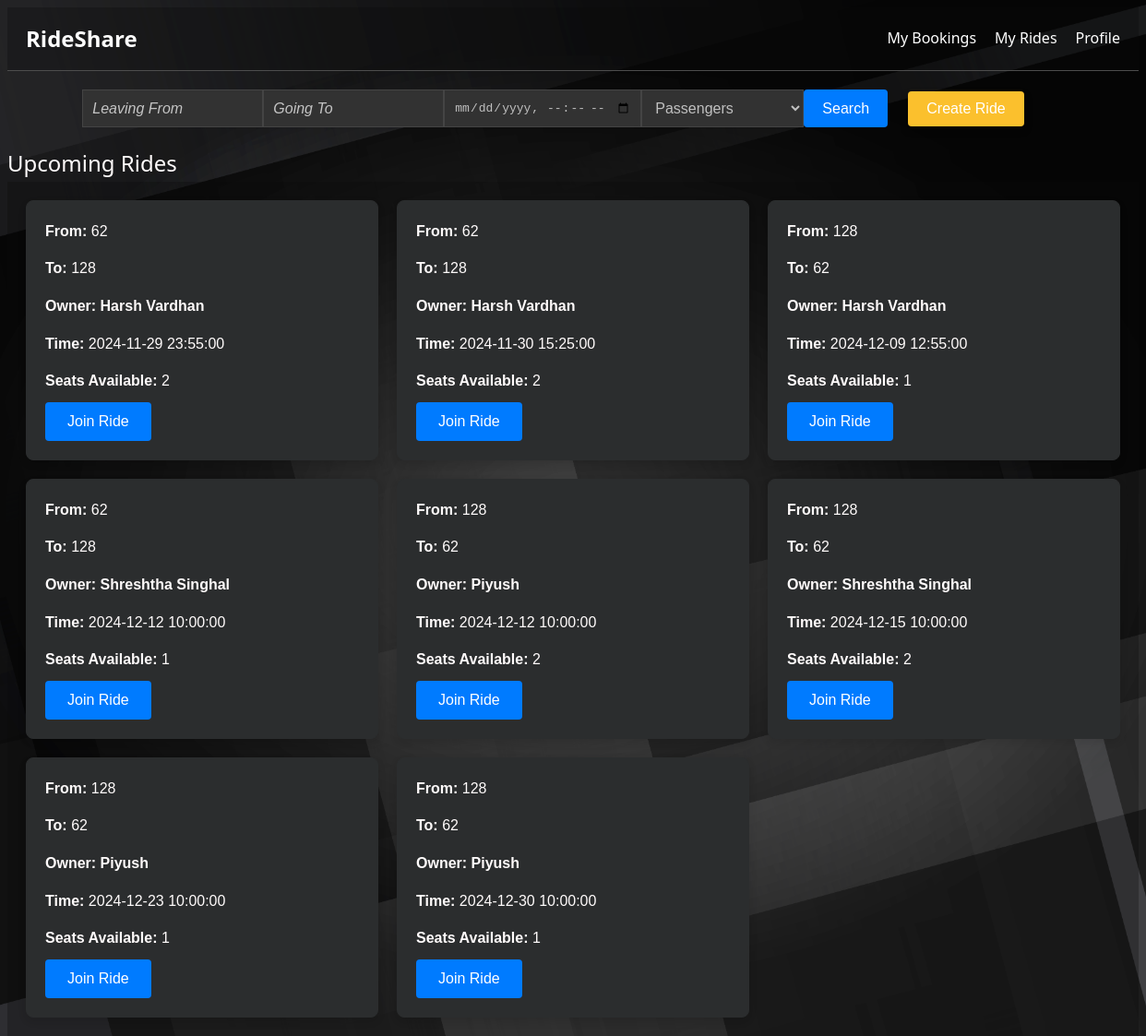
Page /main.php (signed in) on the committed database.
### tables this page shows
CREATE TABLE `rides` (
  `id` int(11) NOT NULL,
  `owner_name` varchar(50) NOT NULL,
  `leaving_from` varchar(50) NOT NULL,
  `going_to` varchar(50) NOT NULL,
  `ride_time` datetime NOT NULL,
  `seats_available` int(11) NOT NULL,
  `rider1_name` varchar(50) NOT NULL,
  `rider2_name` varchar(50) NOT NULL
);

### main.php (the view, shortened to what this page needs)
<!DOCTYPE html>
<html lang="en">
<head>
  <link rel="stylesheet" href="style/main.css">
</head>
<body>
   <div class="navbar">
    <div class="logo">
      <a href="#" style="color: white; text-decoration: none;">RideShare</a>
    </div>
    <div class="navbar-right">
      <a href="bookings.php" class="nav-link">My Bookings</a>
      <a href="myrides.php" class="nav-link">My Rides</a>
      <a href="php/profile.php" class="nav-link">Profile</a>
    </div>
  </div>
<div class="main-content">
  <div class="search-bar">
    <input type="text" name="leaving_from" class="leaving" placeholder="Leaving From" />
    <input type="text" name="going_to" placeholder="Going To" />
    <input type="datetime-local" name="ride_date" placeholder="Date" />
    <select name="passengers">
      <option value="">Passengers</option>
    </select>
    <button class="search-btn">Search</button>
  </div>
  <div class="buttons-container">
    <button  id="createRideBtn" class="create-ride-btn">Create Ride</button>
  </div>
</div>
    <div class='upcoming-rides-heading'>Upcoming Rides</div>
 <div class="ride-list">
  <?php
  $conn = new mysqli("localhost", "root", "", "cabpoolproject");
  $sql = "SELECT id, leaving_from, going_to, owner_name, ride_time, seats_available, rider1_name, rider2_name FROM rides WHERE ride_time >= NOW() AND seats_available>0 ORDER BY ride_time ASC";
  $result = $conn->query($sql);
  if ($result->num_rows > 0) {
    while ($row = $result->fetch_assoc()) {
      echo "<div class='ride-card' id='ride-card'>";
      echo "<div class='ride-info'>";
      echo "<span><strong>From:</strong> " . $row["leaving_from"] . "</span>";
      echo "<span><strong>To:</strong> " . $row["going_to"] . "</span>";
      echo "<span class='ride-owner'>Owner: " . $row["owner_name"] . "</span>";
      echo "<span><strong>Time:</strong> " . $row["ride_time"] . "</span>";
      echo "<span><strong>Seats Available:</strong> " . $row["seats_available"] . "</span>";
      echo "</div>";
      echo "<form>";
      echo "<button type='button' class='join-btn' data-ride-id='" . $row["id"] . "' onclick='confirmJoinRide(this)'>Join Ride</button>";
      echo "</form>";
      echo "</div>";
    }
  } else {
    echo "<p>No upcoming rides available.</p>";
  }
  ?>
  </div>
</body>
</html>

### style/main.css (style rules this page uses)
body { font-family: 'Segoe UI', Tahoma, Geneva, Verdana, sans-serif; background: url('signup.png') no-repeat center center fixed; background-size: cover; color: #414141; line-height: 1.6; background-color: #212121; height: 100vh; position: relative; overflow-x: hidden; }
.navbar { display: flex; justify-content: space-between; align-items: center; padding: 15px 20px; background-color: #0c0c0c4b; color: white; border-bottom: 1px solid #4d4d4d; }
.logo { font-size: 1.5em; font-weight: bold; }
.navbar-right { display: flex; gap: 20px; }
.nav-link { color: white; text-decoration: none; font-size: 1em; }
.main-content { display: flex; align-items: center; padding: 20px; gap: 0; }
.main-content { display: flex; align-items: center; padding: 20px; gap: 10px; width: 100%; }
.search-bar { display: flex; gap: 0; flex: 1; margin-right: 0%; margin-left: 5%; border-radius: 8px; }
.search-bar input, .search-bar select { padding: 10px; width: 22%; border: 1px solid #444; background-color: #323232; color: #c0c0c0; border-radius: 0px; font-size: 1em; margin: 0; }
.search-bar input::placeholder, .search-bar select option { color: #c4c4c4; font-style: italic; }
.buttons-container { display: flex; width: 20%; margin-right: 2%; margin-left: 1%; }
.search-btn, .create-ride-btn { padding: 10px 20px; background-color: #007bff; color: white; border: none; border-radius: 4px; cursor: pointer; font-size: 1em; }
.create-ride-btn { background-color: #fbc02d; color: white; box-shadow: 0 4px 10px rgba(0, 0, 0, 0.2); }
.upcoming-rides-heading { font-size: 1.5em; color: #fffbfb; margin-right: 5%; }
.ride-list { display: grid; grid-template-columns: repeat(auto-fit, minmax(300px, 1fr)); gap: 20px; padding: 20px; background-color: #0c0c0c4b; }
.ride-card { display: flex; flex-direction: column; justify-content: space-between; align-items: flex-start; padding: 20px; background-color: #2b2d2e; border-radius: 8px; border: 1px solid #2b2d2e; box-shadow: 0 4px 8px rgba(0, 0, 0, 0.1); font-family: Arial, sans-serif; transition: transform 0.2s ease, box-shadow 0.2s ease; height: auto; }
.ride-info { display: flex; flex-direction: column; gap: 5px; }
.ride-info span { font-size: 1em; color: #fffbfb; margin-bottom: 10px; }
.ride-owner { font-weight: bold; font-size: 1.2em; color: #007bff; }
.join-btn { padding: 12px 24px; background-color: #007bff; color: white; border: none; border-radius: 4px; cursor: pointer; font-size: 1em; transition: background-color 0.3s ease, transform 0.3s ease; align-self: center; margin-top: auto; }

### rows in the picture
rides: leaving_from "62", going_to "128", owner_name "Harsh Vardhan", ride_time "2024-11-29 23:55:00", seats_available "2"
rides: leaving_from "62", going_to "128", owner_name "Harsh Vardhan", ride_time "2024-11-30 15:25:00", seats_available "2"
rides: leaving_from "128", going_to "62", owner_name "Harsh Vardhan", ride_time "2024-12-09 12:55:00", seats_available "1"
rides: leaving_from "62", going_to "128", owner_name "Shreshtha Singhal", ride_time "2024-12-12 10:00:00", seats_available "1"
rides: leaving_from "128", going_to "62", owner_name "Piyush", ride_time "2024-12-12 10:00:00", seats_available "2"
rides: leaving_from "128", going_to "62", owner_name "Shreshtha Singhal", ride_time "2024-12-15 10:00:00", seats_available "2"
rides: leaving_from "128", going_to "62", owner_name "Piyush", ride_time "2024-12-23 10:00:00", seats_available "1"
rides: leaving_from "128", going_to "62", owner_name "Piyush", ride_time "2024-12-30 10:00:00", seats_available "1"
